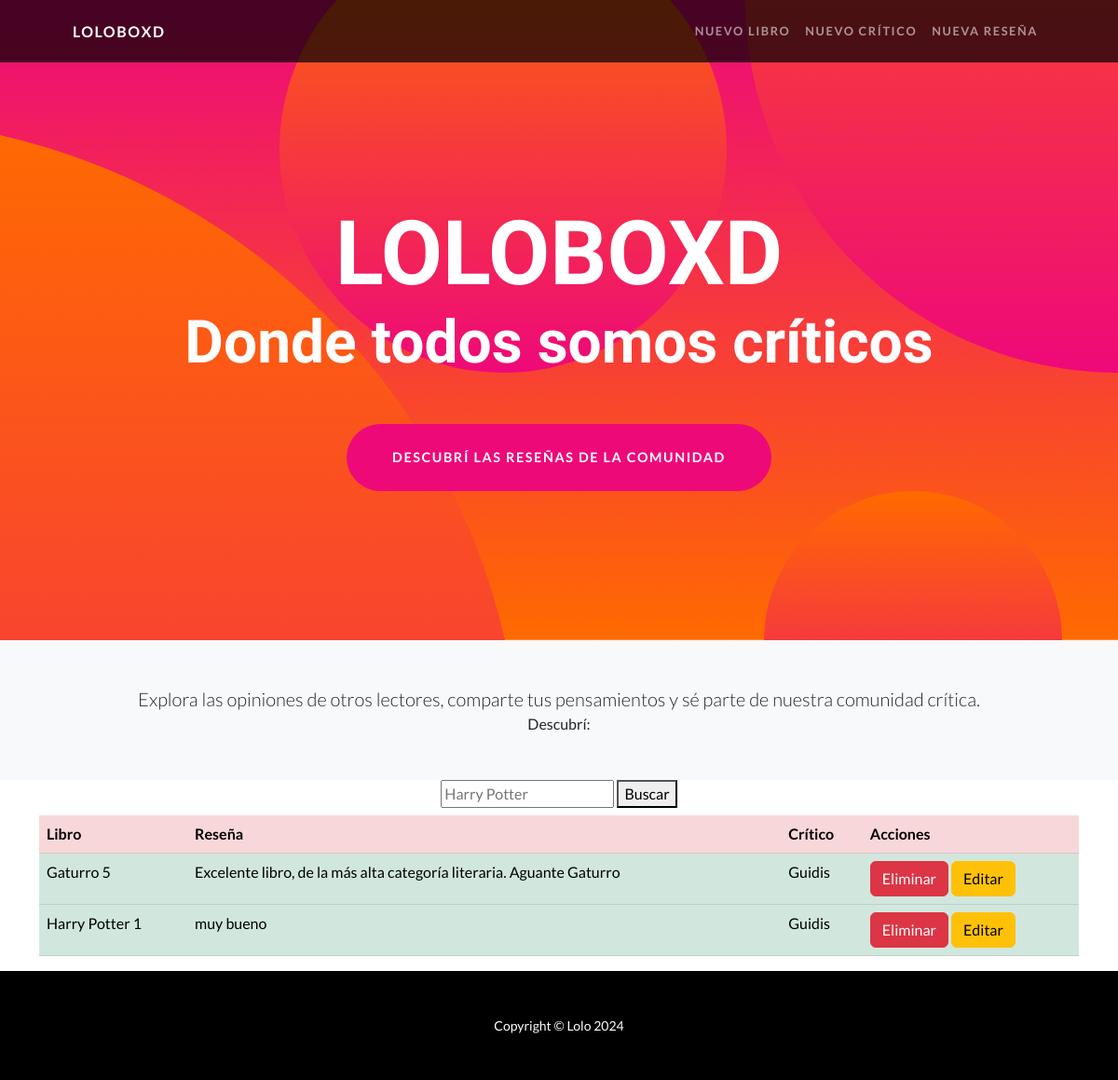
Before: /aplicacion/inicio/ with the older database file.
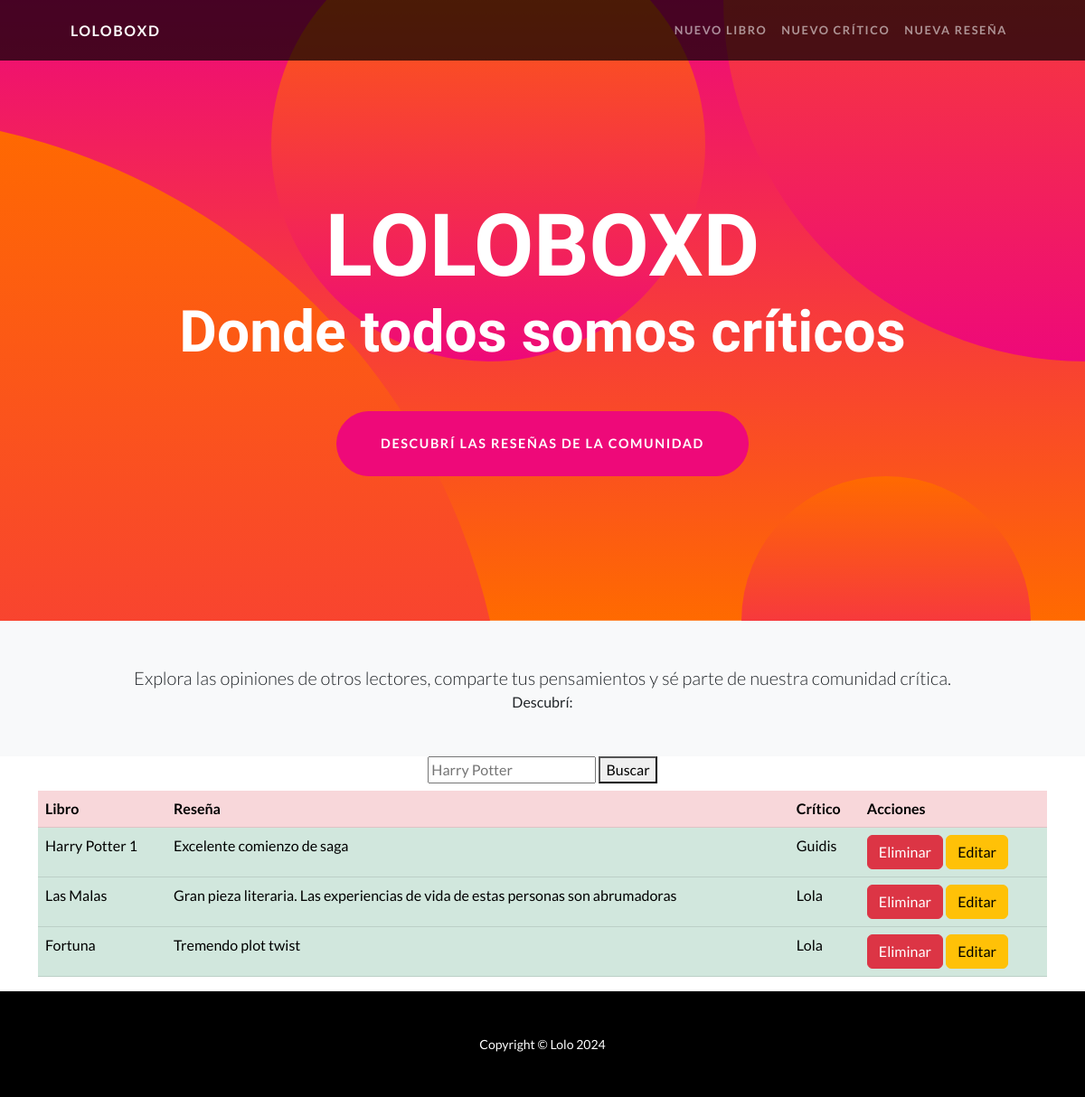
After: the same page with the newer database file.
### app_coder/models.py (models this page shows, shortened)
class Reseña(models.Model):
    texto = models.TextField()
    libro = models.ForeignKey(Libro, on_delete=models.CASCADE, related_name="reseñas")
    critico = models.ForeignKey(Critico, on_delete=models.CASCADE, related_name="reseñas")

class Libro(models.Model):
    titulo = models.CharField(max_length=100, unique=False)
    año = models.PositiveIntegerField()
    autor = models.CharField(max_length=100, unique=False)

class Critico(models.Model):
    nombre = models.CharField(max_length=100, unique=True)
    email = models.EmailField(blank=False)

### app_coder/views.py (the view)
def inicio(request):
    query = request.GET.get('q')
    if query:
        reseñas = Reseña.objects.filter(libro__titulo__icontains=query)
    else:
        reseñas = Reseña.objects.all()
    context = {
        "reseñas": reseñas,
        "query": query,
        "no_results": not reseñas.exists() if query else False
    }
    return render(request, "app_coder/inicio.html", context)

### app_coder/templates/app_coder/inicio.html (shortened to what this page needs)
{% extends "app_coder/base.html" %}
{% load static %}
{% block contenido %}
<header class="masthead text-center text-white">
    <div class="masthead-content">
        <div class="container px-5">
            <h1 class="masthead-heading mb-0">LOLOBOXD</h1>
            <h2 class="masthead-subheading mb-0">Donde todos somos críticos</h2>
            <a class="btn btn-primary btn-xl rounded-pill mt-5" href="#scroll">Descubrí las reseñas de la comunidad</a>
        </div>
    </div>
    <div class="bg-circle-1 bg-circle"></div>
    <div class="bg-circle-2 bg-circle"></div>
    <div class="bg-circle-3 bg-circle"></div>
    <div class="bg-circle-4 bg-circle"></div>
</header>
<div class="py-5 bg-light text-center">
    <div class="container px-5">
        <p class="lead mb-0">
            Explora las opiniones de otros lectores, comparte tus pensamientos y sé parte de nuestra comunidad crítica.
        </p>
        Descubrí:
    </div>
</div>
<div class="d-flex flex-column align-items-center mb-2">
    <form action="" method="GET">
        <input type="text" name="q" placeholder="Harry Potter" required>
        <button type="submit">Buscar</button>
    </form>
</div>
{% if reseñas %}
    <div class="container">
        <table class="table">
            <thead>
                <tr class="table-danger">
                <th scope="col">Libro</th>
                <th scope="col">Reseña</th>
                <th scope="col">Crítico</th>
                <th scope="col">Acciones</th>
                </tr>
            </thead>
            <tbody>
                {% for reseña in reseñas %}
                <tr class="table-success">
                <td>{{reseña.libro.titulo}}</td>
                <td>{{reseña.texto}}</td>
                <td>{{reseña.critico.nombre}}</td>
                <td>
                <a class = "btn btn-danger" href = "{% url 'eliminar_reseña' reseña.pk %}"> Eliminar </a>
                <a class = "btn btn-warning" href = "{% url 'editar_reseña' reseña.pk %}"> Editar </a>
                </td>
                {% endfor %}
            </tr>
            </tbody>
        </table>
    </div>
{% else %}
    <p class="text-center fs-4 text-danger">No se encontraron reseñas que coincidan con "{{ query }}"</p>
{% endif %}
{% endblock %}

### app_coder/templates/app_coder/base.html (shortened to what this page needs)
{% load static %}
<!DOCTYPE html>
<html lang="en">
    <head>
        <link href="{% static 'app_coder/css/styles.css'%}" rel="stylesheet" />
    </head>
    <body id="page-top">
        <nav class="navbar navbar-expand-lg navbar-dark navbar-custom fixed-top">
            <div class="container px-5">
                <a class="navbar-brand" href="{% url 'Inicio' %}">Loloboxd</a>
                <div class="collapse navbar-collapse" id="navbarResponsive">
                    <ul class="navbar-nav ms-auto">
                        <li class="nav-item"><a class="nav-link" href="{% url 'Nuevo Libro' %}">Nuevo Libro</a></li>
                        <li class="nav-item"><a class="nav-link" href="{% url 'Nuevo Critico' %}">Nuevo Crítico</a></li>
                        <li class="nav-item"><a class="nav-link" href="{% url 'Nueva Reseña' %}">Nueva Reseña</a></li>
                    </ul>
                </div>
            </div>
        </nav>
        {% block contenido %}
        {% endblock %}
        <footer class="py-5 bg-black">
            <div class="container px-5"><p class="m-0 text-center text-white small">Copyright &copy; Lolo 2024</p></div>
        </footer>
    </body>
</html>

Changed rows visible on the page:
removed Reseña: libro.titulo "Gaturro 5", texto "Excelente libro, de la más alta categoría literaria. Aguante Gaturro", critico.nombre "Guidis"
changed Reseña "Harry Potter 1": texto "muy bueno" → "Excelente comienzo de saga"
added Reseña: libro.titulo "Las Malas", texto "Gran pieza literaria. Las experiencias de vida de estas personas son abrumadoras", critico.nombre "Lola"
added Reseña: libro.titulo "Fortuna", texto "Tremendo plot twist", critico.nombre "Lola"
